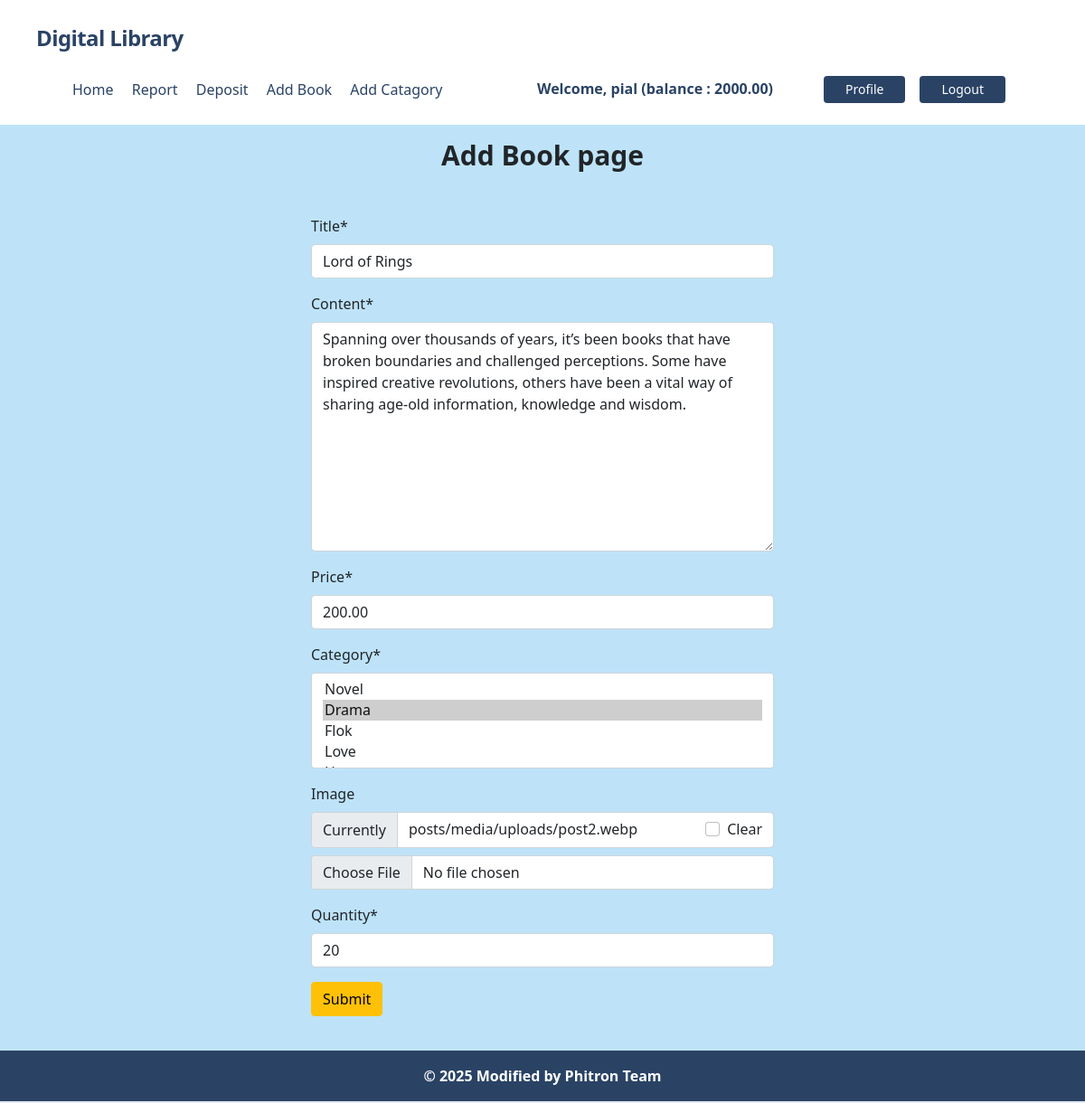
Page /post/edit/2/ (signed in) on the committed database.
### accounts/models.py (models this page shows, shortened)
class UserLibraryAccount(models.Model):
    user = models.OneToOneField(User, related_name='account', on_delete=models.CASCADE)
    account_no = models.IntegerField(unique=True) # account no duijon user er kokhono same hobe na
    birth_date = models.DateField(null=True, blank=True)
    gender = models.CharField(max_length=10, choices=GENDER_TYPE)
    initial_deposite_date = models.DateField(auto_now_add=True)
    balance = models.DecimalField(default=0, max_digits=12, decimal_places=2) # ekjon user 12 digit obdi taka rakhte parbe, dui doshomik ghor obdi rakhte parben 1000.50

### posts/models.py (models this page shows, shortened)
class Post(models.Model):
    title = models.CharField(max_length=50)
    content = models.TextField()
    price = models.DecimalField(max_digits=10, decimal_places=2, null=True)
    category = models.ManyToManyField(Category) # ekta post multiple categorir moddhe thakte pare abr ekta categorir moddhe multiple post thakte pare
    author = models.ForeignKey(User, on_delete=models.CASCADE)
    image = models.ImageField(upload_to='posts/media/uploads/', blank = True, null = True)
    quantity = models.PositiveIntegerField(null=True)

### posts/views.py (the view)
# urls.py: path('edit/<int:id>/', views.EditPostView.as_view(), name='edit_Post'),
@method_decorator(login_required, name='dispatch')
class EditPostView(UpdateView):
    model = models.Post
    form_class = forms.PostFrom
    template_name = 'posts/add_post.html'
    pk_url_kwarg = 'id'
    success_url = reverse_lazy('profile')

### posts/forms.py
class PostFrom(forms.ModelForm):
    class Meta:
        model = Post
        exclude = ['author']

### categories/models.py (called while the page is built)
    def __str__(self):
        return self.name

### posts/templates/posts/add_post.html (shortened to what this page needs)
{% extends "base.html" %}
{% load crispy_forms_tags %}
{% block content %}
<div class="mb-5">
    <form style="width:50%; margin: auto" method="post" enctype="multipart/form-data">
        <h1 class="font-bold text-3xl text-center pb-5 pt-2 mt-2">Add Book page</h1>
        {{ form | crispy }}
        <button class="btn btn-warning mb-5" type="submit">Submit</button>
    </form>
</div>
{% endblock %}

### core/templates/navbar.html (shortened to what this page needs)
<nav class="flex items-center justify-between flex-wrap p-6 px-10 bg-white">
    <div class="flex items-center flex-shrink-0 text-white mr-6">
        <span class="font-semibold text-2xl tracking-tight text-blue-900"><a href="/">Digital Library</a></span>
    </div>
    <div class="w-full block flex-grow lg:flex lg:items-center lg:w-auto px-10">
        {% if request.user.is_authenticated %}
            <div class="text-md lg:flex-grow">
                <a href="{% url "home" %}"
                   class="block mt-4 lg:inline-block lg:mt-0 text-blue-900 hover:text-red-900 hover:font-black mr-4">
                    Home
                </a>
                <a href="{% url "transaction_report" %}"
                   class="block mt-4 lg:inline-block lg:mt-0 text-blue-900 hover:text-red-900 hover:font-black mr-4">
                    Report
                </a>
                <a href="{% url "deposit_money" %}"
                   class="block mt-4 lg:inline-block lg:mt-0 text-blue-900 hover:text-red-900 hover:font-black mr-4">
                    Deposit
                </a>
                <a href="{% url "add_Post" %}"
                   class="block mt-4 lg:inline-block lg:mt-0 text-blue-900 hover:text-red-900 hover:font-black mr-4">
                   Add Book
                </a>
                <a href="{% url "add_catagory" %}"
                   class="block mt-4 lg:inline-block lg:mt-0 text-blue-900 hover:text-red-900 hover:font-black mr-4">
                   Add Catagory
                </a>
            </div>
            <div class="flex w-auto">
                <div class="text-blue-900 my-auto font-black px-5 mb-1">
                    Welcome, {{ request.user.first_name }} (balance : {{ request.user.account.balance }})
                </div>
                <a href="{% url "profile" %}"
                   class="mx-2 inline-block font-medium text-sm px-4 py-2 leading-none bg-blue-900 rounded text-white border-white hover:border-transparent hover:text-dark hover:bg-red-700 mt-4 lg:mt-0">Profile</a>
                <form action="{% url "logout" %}" method="post">
                    <button type="submit"
                            class="mx-2 inline-block font-medium text-sm px-4 py-2 leading-none bg-blue-900 rounded text-white border-white hover:border-transparent hover:text-dark hover:bg-red-700 mt-4 lg:mt-0">
                        Logout
                    </button>
                </form>
            </div>
        {% endif %}
    </div>
</nav>

### rows in the picture
Post: title "Lord of Rings", content "Spanning over thousands of years, it’s been books that have broken boundaries and challenged perceptions. Some have inspired creative revolutions, others have been a vital way of sharing age-old information, knowledge and wisdom.", price "200.00", quantity "20"

### other values in the picture
{{ request.user.first_name }} "pial"
{{ request.user.account.balance }} "2000.00"
